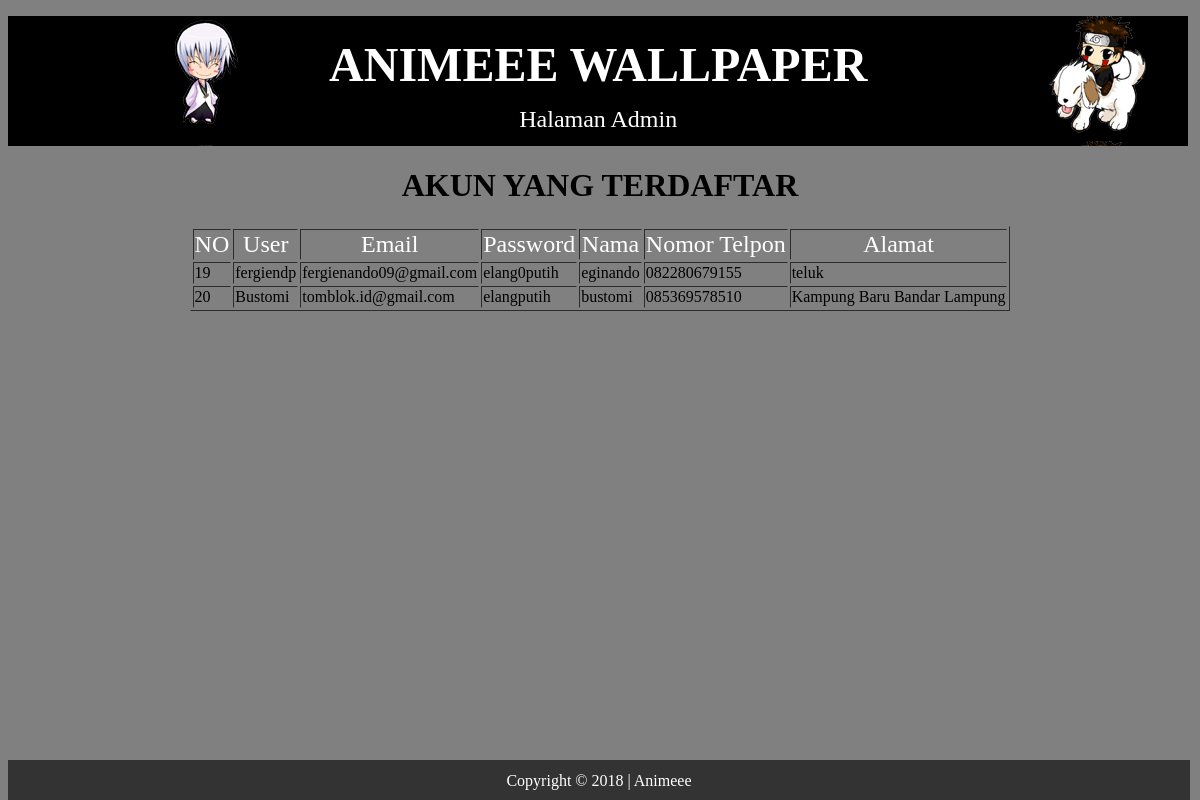
The app's page /admin.php with its own data.
### tables this page shows
CREATE TABLE `akun` (
  `no` int(11) NOT NULL,
  `user` varchar(120) NOT NULL,
  `email` varchar(120) NOT NULL,
  `password` varchar(120) NOT NULL,
  `nama` varchar(150) NOT NULL,
  `no_tlpn` varchar(12) NOT NULL,
  `alamat` varchar(300) NOT NULL
);

### admin.php (the view, shortened to what this page needs)
<!DOCTYPE html>
<html>
  <head>
  </head>
<body>
  <header>
    <center>
      <p><font color="black" size="1pt" >||</font></p>
      <p><font color="black" size="1pt" >||</font></p>
      <p><font face="Bradley Hand ITC" size="20pt"><b>ANIMEEE WALLPAPER</b></p></font>
      <p><font color="black" size="1pt" >||</font></p>
</center>
    <center>
    <h><font size="5pt">Halaman Admin</font></h>
  </center>
    </header>
    <center>
      <h1>AKUN YANG TERDAFTAR</h1>
<?php
  include "koneksi.php";
  $query="SELECT* FROM akun";
  $data=mysqli_query($koneksi, $query);
echo '<table border="1px">
  <thead>
    <tr>
      <td><center><font color="white" size="5px">NO</font></td>
      <td><center><font color="white" size="5px">User</font></td>
      <td><center><font color="white" size="5px">Email</font></td>
      <td><center><font color="white" size="5px">Password</font></td>
      <td><center><font color="white" size="5px">Nama</font></td>
      <td><center><font color="white" size="5px">Nomor Telpon</font></td>
      <td><center><font color="white" size="5px">Alamat</font></td>
    </tr>
    </thead>
    <tbody>';
  while($row= mysqli_fetch_array($data))
{
echo
  '<tr>
  <td>'.$row['no'].'</td>
  <td>'.$row['user'].'</td>
  <td>'.$row['email'].'</td>
  <td>'.$row['password'].'</td>
  <td>'.$row['nama'].'</td>
  <td>'.$row['no_tlpn'].'</td>
  <td>'.$row['alamat'].'</td>
  </tr>';
}
echo '
</tbody>
</table>';
?>
    <?php
include "footer.php";
    ?>

### footer.php (shortened to what this page needs)
  <footer>
    <p><center>Copyright © 2018 | Animeee</p>
  </footer>
</body>
</html>

### admin.php (style rules this page uses)
body { height:100%; background: grey; }
footer { height:40px; line-height:10px; width: 98.5%; background:#333; color:#fff; position:absolute; bottom:0px; }
header { height:130px; line-height:5px; width: 99.7%; background:url(header.jpg); color:#fff; position:relative; up:0px; }

### records on screen
akun: no "19", user "fergiendp", email "fergienando09@gmail.com", password "elang0putih", nama "eginando", no_tlpn "082280679155", alamat "teluk"
akun: no "20", user "Bustomi", email "tomblok.id@gmail.com", password "elangputih", nama "bustomi", no_tlpn "085369578510", alamat "Kampung Baru Bandar Lampung"
